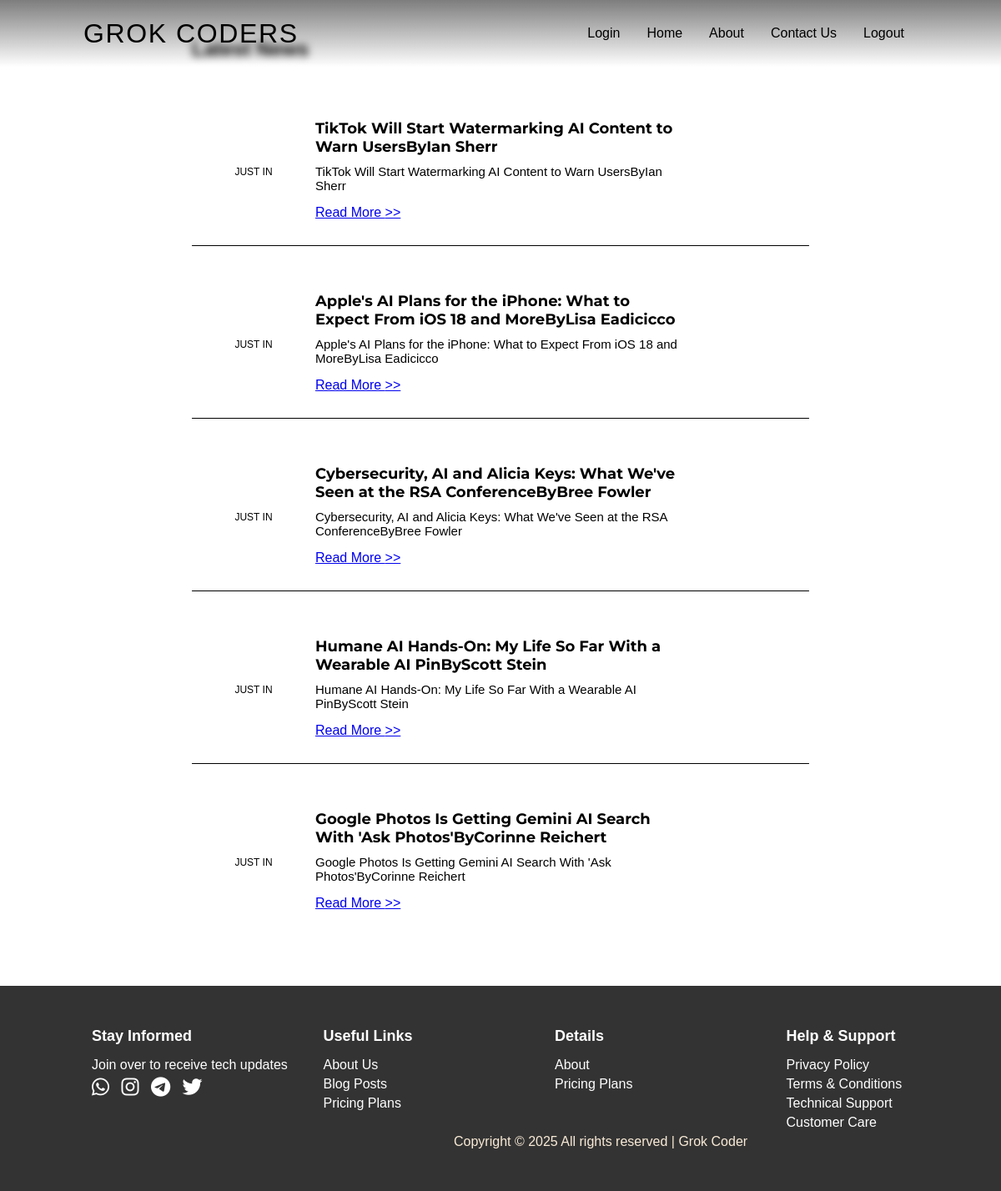
/ad, run on the app's committed database.
### app.py (models this page shows)
class Techupdate(db.Model):
    __tablename__ = "tech_update"
    id = db.Column(db.Integer, primary_key=True)
    headline = db.Column(db.String(500), nullable=False)
    link = db.Column(db.String(500), nullable=False)

### app.py (the view)
@app.route('/ad', methods=['GET'])
def ad():
    news_updates = Techupdate.query.order_by(Techupdate.id.desc()).limit(5).all()
    print(news_updates)
    return render_template('ad.html', news_updates=news_updates)

### templates/ad.html (shortened to what this page needs)
<!DOCTYPE html>
<html class="no-js">
   <head>
       <link rel="stylesheet" href="{{ url_for('static', filename='adcss.css') }}">
   </head>
   <body>
       <header>
           <nav class="nav">
               <div class="nav-logo">
                   <p>GROK CODERS</p>
               </div>
               <ul class="nav-menu">
                   <li><a href="{{ url_for('login') }}" class="link">Login</a></li>
                   <li><a href="{{ url_for('home') }}" class="link">Home</a></li>
                   <li><a href="{{ url_for('about') }}" class="link">About</a></li>
                   <li><a href="{{ url_for('contact') }}" class="link">Contact Us</a></li>
                   <li><a href="logout.html" class="link">Logout</a></li>
               </ul>
           </nav>
       </header>
       <main>
           <section class="main-container-right">
               <h2>Latest News</h2>
               {% for news in news_updates %}
               <article>
                   <h4>Just In</h4>
                   <div>
                       <h2>{{ news.headline }}</h2>
                       <p>{{ news.headline }}</p>
                       <a href="{{ news.link }}">Read More <span>>></span></a>
                   </div>
               </article>
               {% endfor %}
           </section>
       </main>
       <footer>
           <div class="f-contact">
               <div>
                   <h1>Stay Informed</h1>
                   <p>Join over to receive tech updates</p>
                   <i class="fa fa-whatsapp"></i>
                   <i class="fa fa-instagram"></i>
                   <i class="fa fa-telegram"></i>
                   <i class="fa fa-twitter"></i>
               </div>
               <div>
                   <h1>Useful Links</h1>
                   <p>About Us</p>
                   <p>Blog Posts</p>
                   <p>Pricing Plans</p>
               </div>
               <div>
                   <h1>Details</h1>
                   <p>About</p>
                   <p>Pricing Plans</p>
               </div>
               <div>
                   <h1>Help & Support</h1>
                   <p>Privacy Policy</p>
                   <p>Terms & Conditions</p>
                   <p>Technical Support</p>
                   <p>Customer Care</p>
               </div>
           </div>
           <div class="Copyright">
               <p>Copyright &copy; 2025 All rights reserved | Grok Coder</p>
           </div>
       </footer>
   </body>
</html>

### static/adcss.css (style rules this page uses)
* { box-sizing: border-box; padding: 0; margin: 0; }
:root { --heading: 'Montserrat', sans-serif; }
* { margin: 0; padding: 0; box-sizing: border-box; }
body { font-family: 'Poppins', sans-serif; background-color: #ffff; background-size: cover; background-attachment: fixed; background-repeat: no-repeat; }
.nav { top:0; position: fixed; display: flex; justify-content: space-between; align-items: center; background: linear-gradient(rgba(39,39,39, 0.6), transparent); backdrop-filter: blur(5px); width: 100%; height: 80px; }
.nav-logo { font-size: 2rem; color: #000000; text-transform: uppercase; letter-spacing: 0.1rem; padding-left: 100px; }
.nav-menu { display: flex; justify-content: center; align-items: center; padding-right:100px; }
.nav-menu li { list-style: none; padding: 0 1rem; }
.nav-menu a { display: block; text-decoration: none; color: #000000; padding: 0.5rem 0; transition: all 0.3s ease-in-out; }
main a { padding: 15px 0; display: block; transition: all 0.5s; }
main span { transition: padding-left 0.5s; }
.main-container-right { padding: 30px 200px; }
.main-container-right > h2 { padding: 15px 0 15px 30px; }
.main-container-right article { display: grid; grid-template-columns: 1fr 3fr 1fr; padding: 15px 0; border-bottom: 1px solid #000000; margin: 30px; }
.main-container-right article:last-child { border-bottom: none; }
.main-container-right h4 { text-align: center; text-transform: uppercase; font-weight: 300; font-size: 12px; align-self: center; }
.main-container-right article h2 { font-size: 18px; padding: 10px 0; font-family: var(--heading); }
.main-container-right article p { font-size: 15px; font-weight: 300; }
.main-container-right article div { margin-right: 10px; }
footer { background-color: #333; color: #fff; padding: 50px 0; }
.f-contact { display: flex; justify-content: space-between; margin-left: 110px; }
.f-contact div { flex: 1; margin-right: 20px; }
.f-contact div:last-child { margin-right: 0; }
.f-contact h1 { font-size: 18px; margin-bottom: 15px; }
.f-contact p { margin: 5px 0; }
.fa { font-size: 24px; margin-right: 10px; color: #fff; }
.Copyright p { display: flex; justify-content: space-between; margin-left: 68vh; color: antiquewhite; }

### data on the page
Techupdate: headline "TikTok Will Start Watermarking AI Content to Warn UsersByIan Sherr"
Techupdate: headline "Apple's AI Plans for the iPhone: What to Expect From iOS 18 and MoreByLisa Eadicicco"
Techupdate: headline "Cybersecurity, AI and Alicia Keys: What We've Seen at the RSA ConferenceByBree Fowler"
Techupdate: headline "Humane AI Hands-On: My Life So Far With a Wearable AI PinByScott Stein"
Techupdate: headline "Google Photos Is Getting Gemini AI Search With 'Ask Photos'ByCorinne Reichert"
